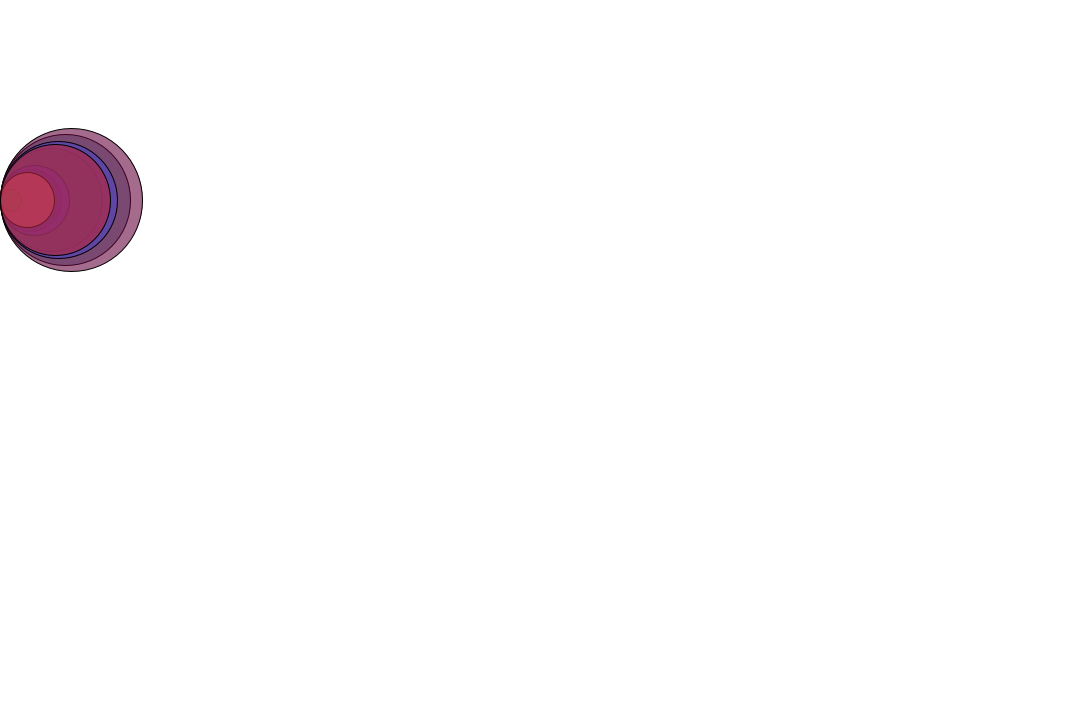
Frame 1 (no input)
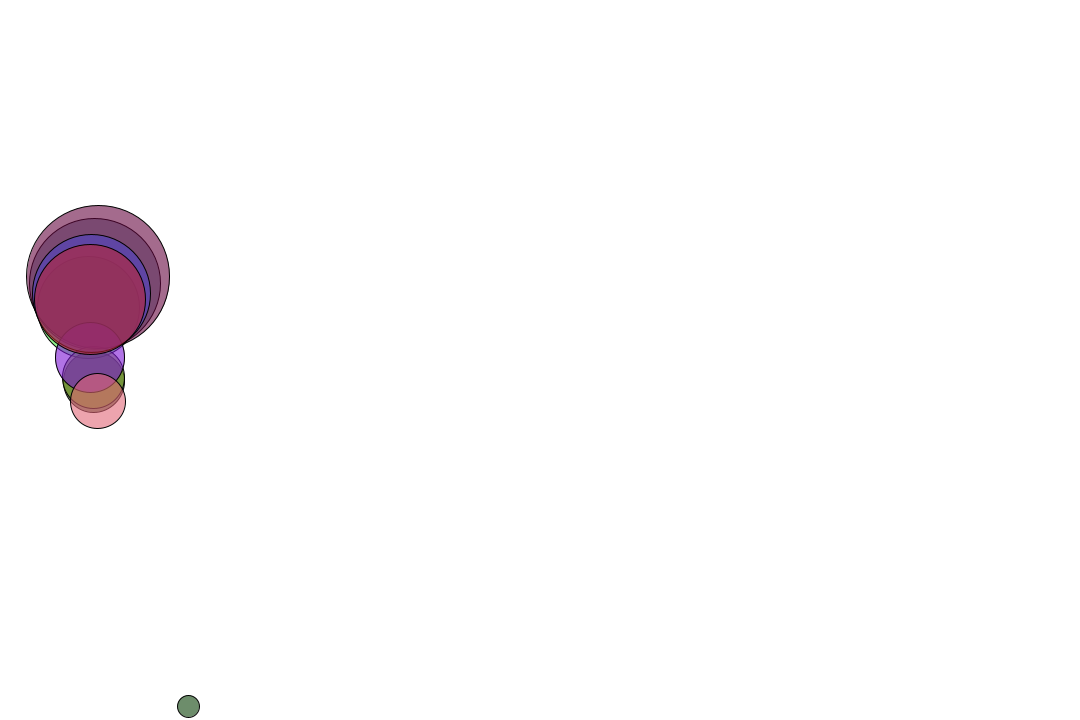
Frame 60 (the mouse pressed at the canvas centre just before this capture)
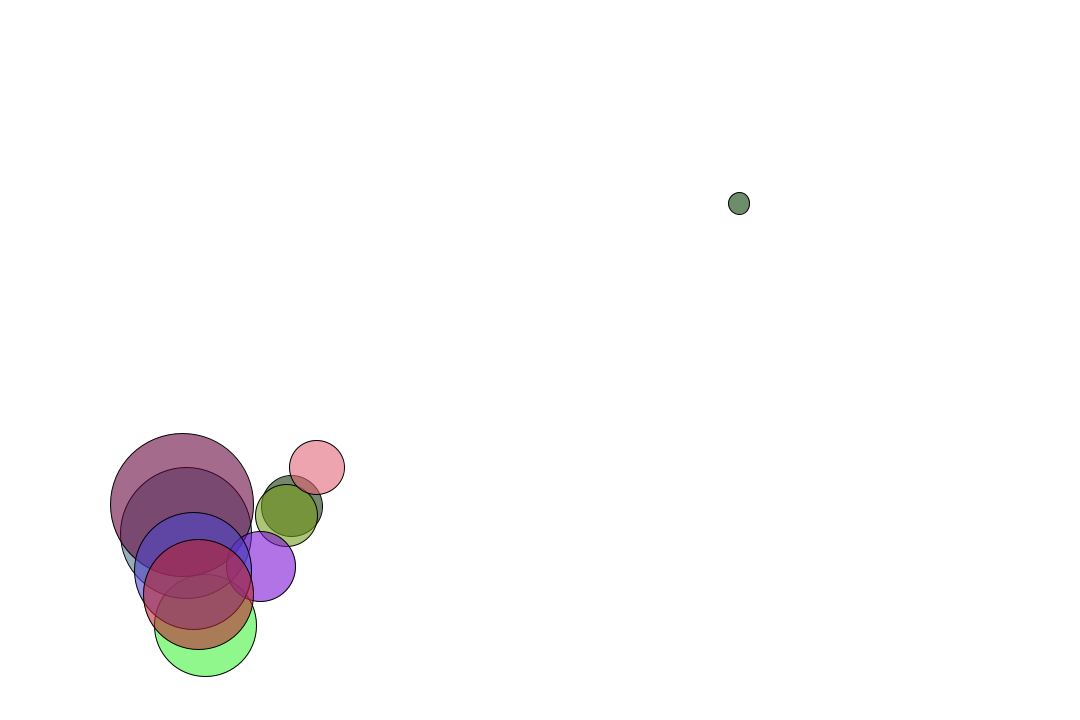
Frame 120 (the mouse held since frame 60 and released just before this capture)

The Processing sketch that drew these frames (run headless with seeded random() and noise(); from frame 60 on, the mouse is pressed at the canvas centre):

// Processing sketch: Module_5
// ── Module_5.pde
Walker[] walkers = new Walker[10];

void setup() {
  size(1080, 720);
  
  // 1. Initialize 10 walkers using a loop
  for (int i = 0; i < walkers.length; i++) {
    // Each gets a mass from 1 to 10
    walkers[i] = new Walker(random(1, 10));
  }
}

void draw() {
  background(255);

  // 2. Declare and initialize two forces
  PVector gravity = new PVector(0, 0.4); // Note: positive Y is down in Processing
  PVector wind = new PVector(0.15, 0);

  for (int i = 0; i < walkers.length; i++) {
    // 3. Apply both forces
    walkers[i].applyForce(wind);
    walkers[i].applyForce(gravity);
    
    walkers[i].update();
    
    // 4. Apply Newton's Third Law (Bouncing)
    walkers[i].checkEdges();
    
    walkers[i].display();
  }
}

// ── Walker_Class.pde
class Walker {
  PVector position;
  PVector velocity;
  PVector acceleration;
  float mass;
  color c;

  Walker(float m) {
    mass = m;
    // All walkers must start at (-500, 200) position
    // Note: Since -500 is off-screen, they will fly into view from the left
    position = new PVector(-500, 200);
    velocity = new PVector(0, 0);
    acceleration = new PVector(0, 0);
    
    // Random color
    c = color(random(255), random(255), random(255), 150);
  }

  // Newton's Second Law: F = M * A or A = F / M
  void applyForce(PVector force) {
    PVector f = PVector.div(force, mass);
    acceleration.add(f);
  }

  void update() {
    velocity.add(acceleration);
    position.add(velocity);
    // Reset acceleration every frame so forces don't infinitely stack
    acceleration.mult(0);
  }

  void display() {
    stroke(0);
    fill(c);
    // Scale depending on mass (mass * 15)
    float diameter = mass * 15;
    ellipse(position.x, position.y, diameter, diameter);
  }

  // 4. Bouncing from edges
  void checkEdges() {
    float radius = (mass * 15) / 2;
    
    if (position.x > width - radius) {
      position.x = width - radius;
      velocity.x *= -1;
    } else if (position.x < radius) {
      position.x = radius;
      velocity.x *= -1;
    }

    if (position.y > height - radius) {
      position.y = height - radius;
      velocity.y *= -1;
    }
  }
}
